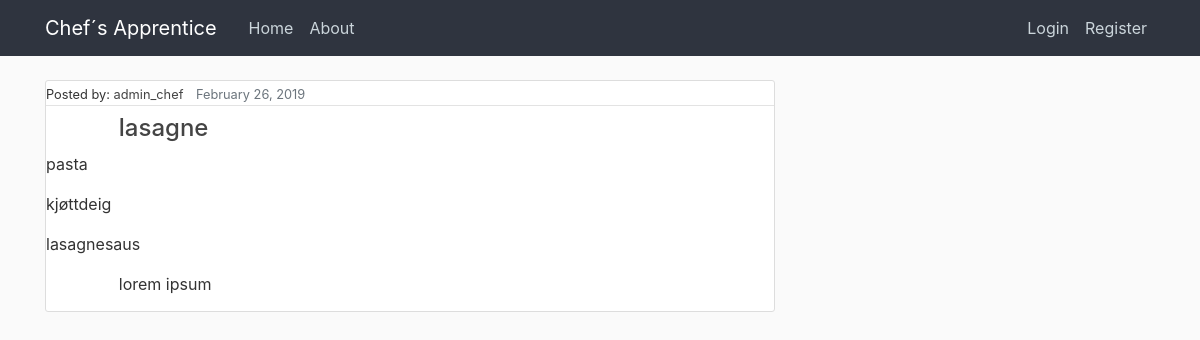
Before: /Lasagne med spinat/2 with the older database file.
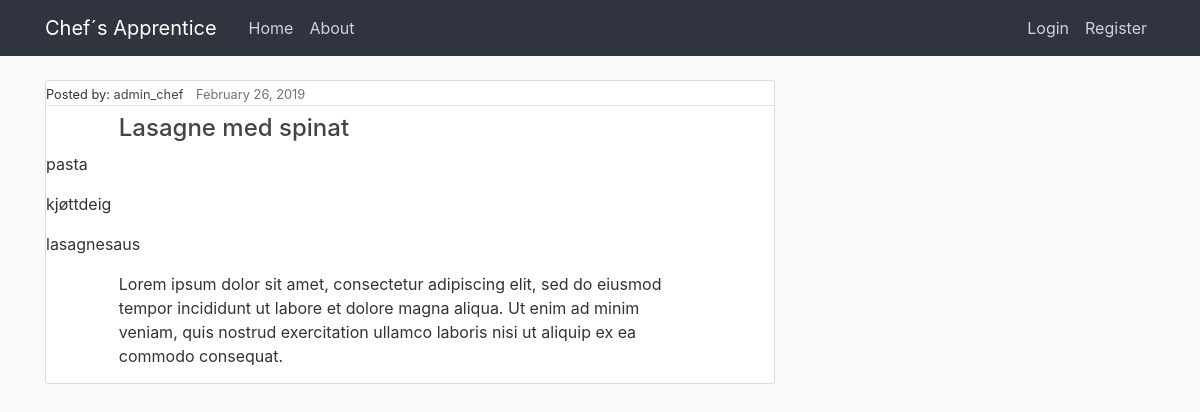
After: the same page with the newer database file.
### chefs_apprentice/models.py (models this page shows, shortened)
class Recipe(models.Model):
    title = models.CharField(max_length=100) #tenkt samme som tilhørende post
    ingredients = models.ManyToManyField(Ingredient, blank=False) #liste av ingrediensobjekter
    description = models.TextField() #tenkt sammen med content i post
    date_posted = models.DateTimeField(default=timezone.now)  # DateTimeField(auto_now=True) ville satt datoen til akkurat nå
    author = models.ForeignKey(User, on_delete=models.CASCADE)  # on_delete=models.CASCADE sier at hvis brukeren blir slettet vil postene også bli slettet
    image = models.ImageField(default='default.jpg', upload_to='food_pics')
    visible = models.BooleanField(default=True)

### chefs_apprentice/views.py (the view)
# urls.py: path('<str:recipetitle>/<pk>', views.view_recipe, name="view_recipe"),
def view_recipe(request, pk, recipetitle):
    recipe=get_object_or_404(Recipe, pk=pk)
    context = {
        "recipe":recipe,
    }
    return render(request, 'chefs_apprentice/recipe.html', context)

### chefs_apprentice/models.py (called while the page is built)
    def __str__(self):
        return self.name

### chefs_apprentice/templates/chefs_apprentice/recipe.html
{% extends "chefs_apprentice/base.html" %}
{% block content%}
      <article class="media content-section">
        <div class="media-body">
          <div class="article-metadata">
            <small>Posted by: <a class="mr-2" href="profile">{{ recipe.author }}</a></small>
            <small class="text-muted">{{ recipe.date_posted|date:"F d, Y" }}</small>
          </div>
            <h2><a class="article-title" href="#">{{ recipe.title }}</a></h2>
            {%for ingredient in recipe.ingredients.all%}
              <p>{{ingredient}}</p>
            {%endfor%}
            <p class="article-content">{{ recipe.description }}</p>
        </div>
      </article>
{% endblock content %}

Changed rows visible on the page:
changed Recipe "admin_chef": title "lasagne" → "Lasagne med spinat"; description "lorem ipsum" → "Lorem ipsum dolor sit amet, consectetur adipiscing elit, sed do eiusmod tempor incididunt ut labore et dolore magna aliqua. Ut enim ad minim veniam, quis nostrud exercitation ullamco laboris nisi ut aliquip ex ea commodo consequat."
